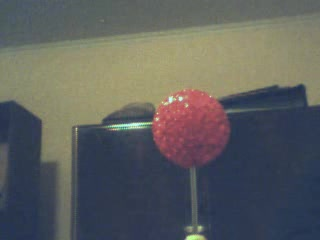
#> input picture chup.jpg, 320 x 240 px
$ python laba_1.py
#> lines starting #> are read from the running program, lines starting #| are printed output that depends on the picture
# Importing Image from PIL package
from PIL import Image
import numpy
# creating a image object
im = Image.open(r"chup.jpg")
#> im is the input picture: PIL image 320x240 RGB; mean R, G, B 94.3, 95.7, 94.3
im1 = Image.open(r"chup.jpg")
im2 = Image.open(r"bin.jpg")
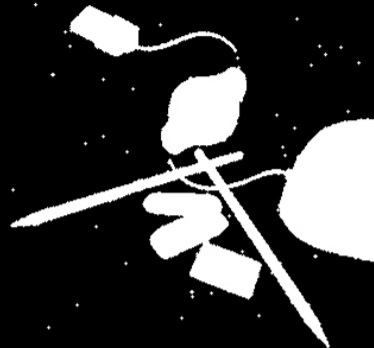
#> input picture bin.jpg, 374 x 348 px
#> im2 is the input picture: PIL image 374x348 RGB; min 0, max 255, mean 59
im22 = Image.open(r"bin.jpg")
im3 = Image.open(r"bin2.jpg")
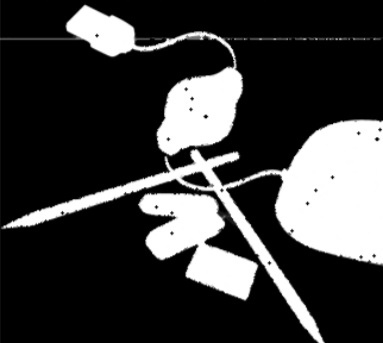
#> input picture bin2.jpg, 383 x 343 px
#> im3 is the input picture: PIL image 383x343 RGB; min 0, max 255, mean 61.3
im33 = Image.open(r"bin2.jpg")
im4 = Image.open(r"ball3.jpg")
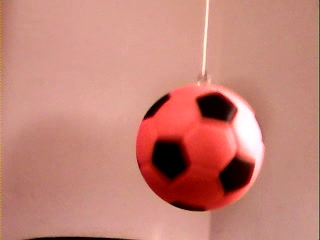
#> input picture ball3.jpg, 320 x 240 px
#> im4 is the input picture: PIL image 320x240 RGB; mean R, G, B 197.4, 131.4, 119.2
im44 = Image.open(r"ball3.jpg")
import math

MH = 3
MW = 3


def clam(x, max, min):
    if x < min:
        return min
    if x > max:
        return max
    return x

class Filter:
    def __init__(self):
        pass
class Inversion(Filter):
    def __init__(self):
        super().__init__()

    # [8 lines left out: function start, not called in this run]


class GrayScaleFilter(Filter):
    def __init__(self):
        super().__init__()

    # [8 lines left out: function start, not called in this run]

class SeppiaFilter(Filter):
    # [13 lines left out: function start, not called in this run]

class BrightnessFilter(Filter):
    # [11 lines left out: function start, not called in this run]


class MatrixFilter:
    def __init__(self,):
        self.vector = []
        self.mRadius = 3
        self.size = 2 * self.mRadius + 1

    # [16 lines left out: function color, not called in this run]

    def pixel(self,radius, new_image):
#> called with radius = 3
        px1 = new_image.load()
        px = im.load()
        self.width, self.height = new_image.size
#> self.width = 320; self.height = 240
        for i in range(self.width):
            for j in range(self.height):
                color = self.color(i,j,radius, px1)
                px[i,j]=color
        return im


class BlurFilter(MatrixFilter):
    # [7 lines left out: function __init__, not called in this run]

    def __del__(self):
        pass


class GauseFilter(MatrixFilter):
    def __init__(self):
        super().__init__()
        self.create_gause_vector(3,2)

    # [14 lines left out: function create_gause_vector, not called in this run]

class SobelXFilter(MatrixFilter):
    # [12 lines left out: function __init__, not called in this run]

    def __del__(self):
        pass


class SobelYFilter(MatrixFilter):
    # [12 lines left out: function __init__, not called in this run]

    def __del__(self):
        pass

class SharpnessFilter(MatrixFilter):
    # [12 lines left out: function __init__, not called in this run]

    def __del__(self):
        pass

class Gray_world(Filter):
    # [27 lines left out: function start, not called in this run]

class Transfer(Filter):
    # [13 lines left out: function start, not called in this run]

class Waves(Filter):
    # [13 lines left out: function start, not called in this run]

class SharpnessLab(MatrixFilter):
    # [12 lines left out: function __init__, not called in this run]

    def __del__(self):
        pass


class Motion_blur(MatrixFilter):
    # [10 lines left out: function __init__, not called in this run]

    def __del__(self):
        pass


class Median_filter(MatrixFilter):
    def __init__(self):
        super().__init__()

    def __del__(self):
        pass

    def color(self, x, y, radius, px1):
        returnR = 0
        returnG = 0
        returnB = 0
        size = 2 * radius + 1
        Intencity_list = []
        coordinates_list = []
        for i in range(-radius,radius+1):
            for j in range(-radius,radius+1):
                p_x = int(clam(x + i, self.width - 1, 0))
                p_y = int(clam(y + j, self.height - 1, 0))
                Intencity = 0.299 * px1[p_x, p_y][0] + 0.587 * px1[p_x, p_y][1] + 0.114 * px1[p_x, p_y][2]
                Intencity_list.append(Intencity)
                coordinates_list.append(tuple((p_x, p_y)))

        for k in range(len(Intencity_list)):#сортировка пузырьком
            for m in range(1, len(Intencity_list)):
                if Intencity_list[m-1] > Intencity_list[m]:
                    tmp = Intencity_list[m-1]
                    Intencity_list[m - 1] = Intencity_list[m]
                    Intencity_list[m] = tmp
                    tmp = coordinates_list[m - 1]
                    coordinates_list[m - 1] = coordinates_list[m]
                    coordinates_list[m] = tmp
        number = int(len(Intencity_list) / 2)
        coordinates = coordinates_list[number]
        color = px1[coordinates[0], coordinates[1]]
        return tuple(map(int, color))


class Linear_tension(Filter):
    # [37 lines left out: functions start, create, not called in this run]

class Dilation(Filter):
    # [23 lines left out: function start, not called in this run]

class Erosion(Filter):
    # [23 lines left out: function start, not called in this run]

class Opening(Filter):
    # [9 lines left out: function start, not called in this run]

class Closing(Filter):
    # [9 lines left out: function start, not called in this run]

class Grad(Filter):
    # [23 lines left out: function start, not called in this run]

# [26 lines of commented-out code are left out]
'''
motion_blur=Motion_blur()
motion_image = motion_blur.pixel(3, im1) #mRadius таким же надо делать в классе MatrixFilter
motion_image.save('Motion_blur.jpg')

#---4ое, 6ое задания, операции математической морфологии + задание структурного элемента---
mask = create()
dilation = Dilation()
dilation_image = dilation.start(mask, im2, im22)
dilation_image.save('Dilation.jpg')

erosion = Erosion()
erosion_image = erosion.start(mask, im2, im22)
erosion_image.save('Erosion.jpg')

opening = Opening()
opening_image = opening.start(mask, im2, im22)
opening_image.save('Opening.jpg')

closing = Closing()
closing_image = closing.start(mask, im3, im33)
closing_image.save('Closing.jpg')

grad = Grad()
grad_image = grad.start(mask, im, im1)
grad_image.save('Grad.jpg')
'''
#ниже все сделано


#---5ое задание, медианный фильтр---
median_filter = Median_filter()
#> (the run stopped early here; a loop or call above may not have finished)
